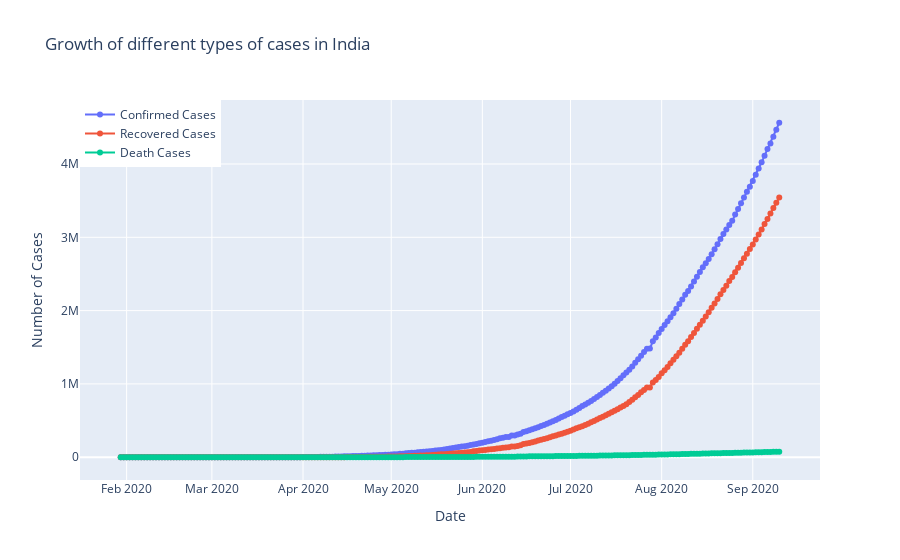

The cell this chart's notebook holds for it:
### Markdown cell above
#### Growth Rate of Confirmed, Recoverd and Death Cases

### Code cell
fig=go.Figure()
fig.add_trace(go.Scatter(x=india_datewise.index, y=india_datewise["Confirmed"],
                    mode='lines+markers',
                    name='Confirmed Cases'))
fig.add_trace(go.Scatter(x=india_datewise.index, y=india_datewise["Recovered"],
                    mode='lines+markers',
                    name='Recovered Cases'))
fig.add_trace(go.Scatter(x=india_datewise.index, y=india_datewise["Deaths"],
                    mode='lines+markers',
                    name='Death Cases'))
fig.update_layout(title="Growth of different types of cases in India",
                 xaxis_title="Date",yaxis_title="Number of Cases",legend=dict(x=0,y=1,traceorder="normal"))
fig.show()

### Figure 1 — Plotly figure (JSON) as saved in the notebook; plotly's stock layout.template omitted (floating-point values rounded to 4 significant figures; data arrays with more than 128 entries replaced by an {"elided": "..."} marker saying what was removed)
{"data": [{"mode": "lines+markers", "name": "Confirmed Cases", "type": "scatter", "x": {"elided": "225 str values"}, "y": {"elided": "225 int values"}}, {"mode": "lines+markers", "name": "Recovered Cases", "type": "scatter", "x": {"elided": "225 str values"}, "y": {"elided": "225 int values"}}, {"mode": "lines+markers", "name": "Death Cases", "type": "scatter", "x": {"elided": "225 str values"}, "y": {"elided": "225 int values"}}], "layout": {"legend": {"traceorder": "normal", "x": 0, "y": 1}, "title": {"text": "Growth of different types of cases in India"}, "xaxis": {"title": {"text": "Date"}}, "yaxis": {"title": {"text": "Number of Cases"}}}}
